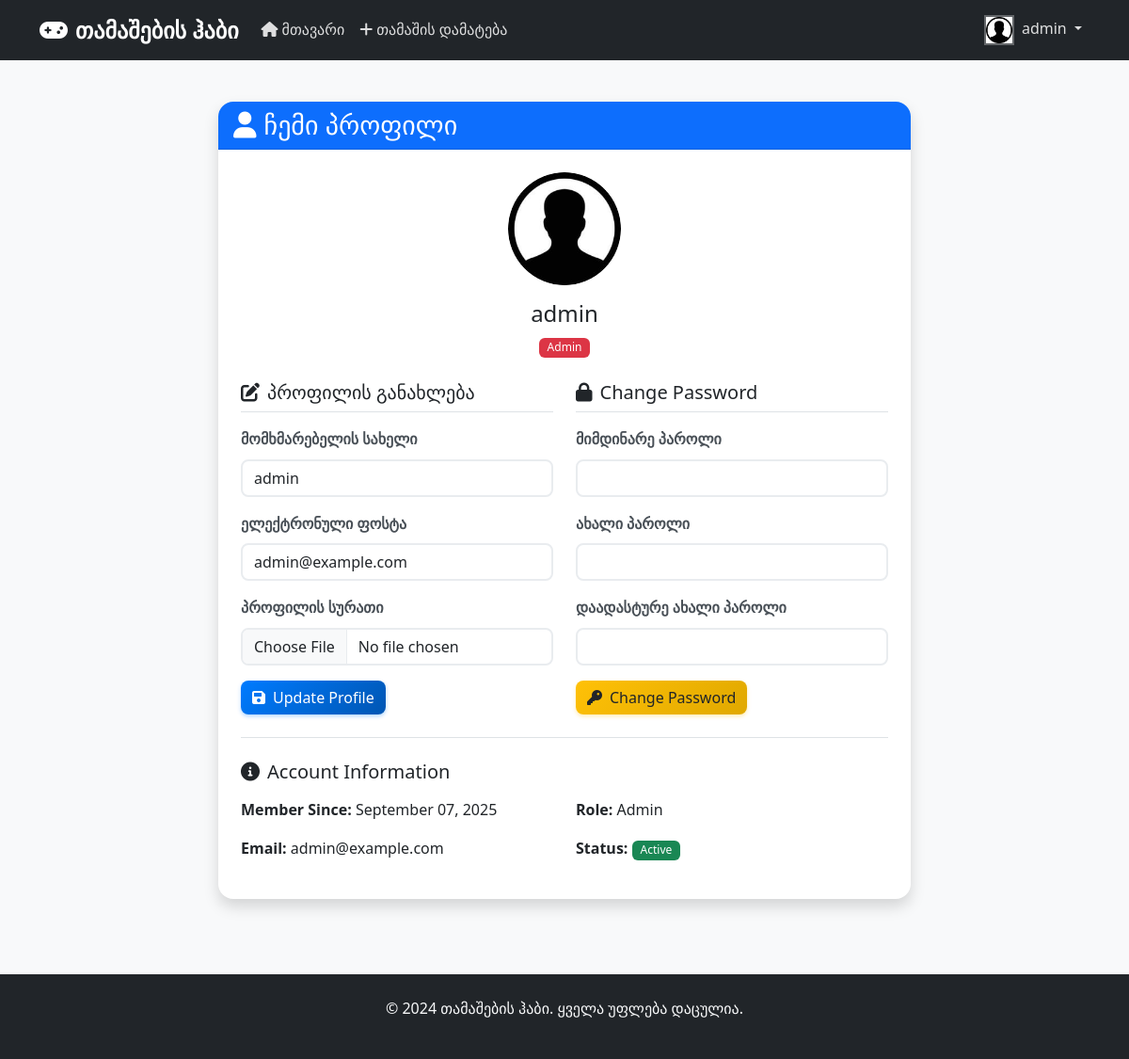
The app's page /profile (signed in) with its own data.
### models.py (models this page shows, shortened)
class User(UserMixin, db.Model):
    id = db.Column(db.Integer, primary_key=True)
    username = db.Column(db.String(80), unique=True, nullable=False)
    email = db.Column(db.String(120), unique=True, nullable=False)
    password_hash = db.Column(db.String(256), nullable=False)
    role = db.Column(db.String(20), default='user')  # user, moderator, admin
    profile_image = db.Column(db.String(120), default='default.jpg')
    created_at = db.Column(db.DateTime, default=datetime.utcnow)
    last_name_change = db.Column(db.DateTime)
    is_banned = db.Column(db.Boolean, default=False)
    ban_expires_at = db.Column(db.DateTime)
    comments = db.relationship('Comment', backref='user', lazy=True, cascade='all, delete-orphan')
    reactions = db.relationship('GameReaction', backref='user', lazy=True, cascade='all, delete-orphan')
    bans_issued = db.relationship('UserBan', foreign_keys='UserBan.banned_by_id', backref='banned_by', lazy=True)
    user_bans = db.relationship('UserBan', foreign_keys='UserBan.user_id', backref='banned_user', lazy=True)
    def can_change_username(self):
        if not self.last_name_change:
            return True
        return datetime.utcnow() > self.last_name_change + timedelta(days=30)
    def is_active_ban(self):
        if not self.is_banned:
            return False

### routes.py (the view, shortened to what this page needs)
@app.route('/profile', methods=['GET', 'POST'])
@login_required
def profile():
    if current_user.is_active_ban():
        flash('თქვენი ანგარიში დაბანილია.', 'danger')
        return redirect(url_for('index'))
    form = ProfileUpdateForm()
    password_form = PasswordChangeForm()
    if request.method == 'GET':
        form.username.data = current_user.username
        form.email.data = current_user.email
    return render_template('profile.html', form=form, password_form=password_form)

### forms.py
class ProfileUpdateForm(FlaskForm):
    username = StringField('მომხმარებელის სახელი', validators=[DataRequired(), Length(min=4, max=20)])
    email = StringField('ელექტრონული ფოსტა', validators=[DataRequired(), Email()])
    profile_image = FileField('პროფილის სურათი', validators=[FileAllowed(['jpg', 'png', 'jpeg', 'gif'])])

class PasswordChangeForm(FlaskForm):
    current_password = PasswordField('მიმდინარე პაროლი', validators=[DataRequired()])
    new_password = PasswordField('ახალი პაროლი', validators=[DataRequired(), Length(min=8)])
    confirm_password = PasswordField('დაადასტურე ახალი პაროლი', validators=[DataRequired(), EqualTo('new_password')])

### app.py (called while the page is built)
@login_manager.user_loader
def load_user(user_id):
    return User.query.get(int(user_id))

### routes.py (called while the page is built)
@app.context_processor
def utility_processor():
    return dict(format_datetime=format_datetime, can_manage_games=can_manage_games)

### templates/profile.html (shortened to what this page needs)
{% extends "base.html" %}
{% block content %}
<div class="row">
    <div class="col-md-8 mx-auto">
        <div class="card shadow">
            <div class="card-header bg-primary text-white">
                <h3 class="mb-0">
                    <i class="fas fa-user me-2"></i>ჩემი პროფილი
                </h3>
            </div>
            <div class="card-body p-4">
                <div class="text-center mb-4">
                    <img src="{{ url_for('static', filename='uploads/' + current_user.profile_image) }}"
                         alt="Profile Picture" class="profile-img-large rounded-circle mb-3">
                    <h4>{{ current_user.username }}</h4>
                    <span class="badge bg-{{ 'danger' if current_user.role == 'admin' else 'warning' if current_user.role == 'moderator' else 'primary' }}">
                        {{ current_user.role.title() }}
                    </span>
                </div>
                <div class="row">
                    <div class="col-md-6">
                        <h5 class="border-bottom pb-2 mb-3">
                            <i class="fas fa-edit me-2"></i>პროფილის განახლება
                        </h5>
                        <form method="POST" enctype="multipart/form-data">
                            <div class="mb-3">
                                {{ form.username.label(class="form-label") }}
                                {{ form.username(class="form-control") }}
                            </div>
                            <div class="mb-3">
                                {{ form.email.label(class="form-label") }}
                                {{ form.email(class="form-control") }}
                            </div>
                            <div class="mb-3">
                                {{ form.profile_image.label(class="form-label") }}
                                {{ form.profile_image(class="form-control") }}
                            </div>
                            <button type="submit" name="update_profile" class="btn btn-primary">
                                <i class="fas fa-save me-2"></i>Update Profile
                            </button>
                        </form>
                    </div>
                    <div class="col-md-6">
                        <h5 class="border-bottom pb-2 mb-3">
                            <i class="fas fa-lock me-2"></i>Change Password
                        </h5>
                        <form method="POST">
                            <div class="mb-3">
                                {{ password_form.current_password.label(class="form-label") }}
                                {{ password_form.current_password(class="form-control") }}
                            </div>
                            <div class="mb-3">
                                {{ password_form.new_password.label(class="form-label") }}
                                {{ password_form.new_password(class="form-control") }}
                            </div>
                            <div class="mb-3">
                                {{ password_form.confirm_password.label(class="form-label") }}
                                {{ password_form.confirm_password(class="form-control") }}
                            </div>
                            <button type="submit" name="change_password" class="btn btn-warning">
                                <i class="fas fa-key me-2"></i>Change Password
                            </button>
                        </form>
                    </div>
                </div>
                <div class="mt-4 pt-4 border-top">
                    <h5 class="mb-3">
                        <i class="fas fa-info-circle me-2"></i>Account Information
                    </h5>
                    <div class="row">
                        <div class="col-md-6">
                            <p><strong>Member Since:</strong> {{ current_user.created_at.strftime('%B %d, %Y') }}</p>
                            <p><strong>Email:</strong> {{ current_user.email }}</p>
                        </div>
                        <div class="col-md-6">
                            <p><strong>Role:</strong> {{ current_user.role.title() }}</p>
                            <p><strong>Status:</strong>
                                <span class="badge bg-{{ 'danger' if current_user.is_banned else 'success' }}">
                                    {{ 'Banned' if current_user.is_banned else 'Active' }}
                                </span>
                            </p>
                        </div>
                    </div>
                </div>
            </div>
        </div>
    </div>
</div>
{% endblock %}

### templates/base.html (shortened to what this page needs)
<!DOCTYPE html>
<html lang="en">
<head>
    <link href="https://cdn.jsdelivr.net/npm/bootstrap@5.3.0/dist/css/bootstrap.min.css" rel="stylesheet">
    <link href="https://cdnjs.cloudflare.com/ajax/libs/font-awesome/6.0.0/css/all.min.css" rel="stylesheet">
    <link href="{{ url_for('static', filename='css/style.css') }}" rel="stylesheet">
</head>
<body>
    <nav class="navbar navbar-expand-lg navbar-dark bg-dark fixed-top">
        <div class="container">
            <a class="navbar-brand fw-bold" href="{{ url_for('index') }}">
                <i class="fas fa-gamepad me-2"></i>თამაშების ჰაბი
            </a>
            <div class="collapse navbar-collapse" id="navbarNav">
                <ul class="navbar-nav me-auto">
                    <li class="nav-item">
                        <a class="nav-link" href="{{ url_for('index') }}">
                            <i class="fas fa-home me-1"></i>მთავარი
                        </a>
                    </li>
                    {% if current_user.is_authenticated and current_user.role in ['moderator', 'admin'] %}
                    <li class="nav-item">
                        <a class="nav-link" href="{{ url_for('add_game') }}">
                            <i class="fas fa-plus me-1"></i>თამაშის დამატება
                        </a>
                    </li>
                    {% endif %}
                </ul>
                <ul class="navbar-nav">
                    {% if current_user.is_authenticated %}
                        <li class="nav-item dropdown">
                            <a class="nav-link dropdown-toggle" href="#" id="navbarDropdown" role="button" data-bs-toggle="dropdown">
                                <img src="{{ url_for('static', filename='uploads/' + current_user.profile_image) }}"
                                     alt="Profile" class="profile-img-nav me-1">
                                {{ current_user.username }}
                            </a>
                        </li>
                    {% endif %}
                </ul>
            </div>
        </div>
    </nav>
    <main class="main-content">
        <div class="container">
            {% block content %}{% endblock %}
        </div>
    </main>
    <footer class="bg-dark text-light py-4 mt-5">
        <div class="container text-center">
            <p>&copy; 2024 თამაშების ჰაბი. ყველა უფლება დაცულია.</p>
        </div>
    </footer>
</body>
</html>

### static/css/style.css (style rules this page uses)
:root { --primary-color: #007bff; --secondary-color: #6c757d; --success-color: #28a745; --danger-color: #dc3545; --warning-color: #ffc107; --info-color: #17a2b8; --dark-color: #343a40; --light-color: #f8f9fa; --gaming-gradient: linear-gradient(135deg, #667eea 0%, #764ba2 100%); --card-shadow: 0 0.125rem 0.25rem rgba(0, 0, 0, 0.075); --card-shadow-hover: 0 0.5rem 1rem rgba(0, 0, 0, 0.15); }
body { font-family: 'Segoe UI', Tahoma, Geneva, Verdana, sans-serif; background-color: #f8f9fa; line-height: 1.6; padding-top: 76px; }
.main-content { min-height: calc(100vh - 200px); padding: 2rem 0; }
.navbar-brand { font-size: 1.5rem; font-weight: 700; }
.navbar-dark .navbar-nav .nav-link { color: rgba(255, 255, 255, 0.85); transition: color 0.3s ease; }
.profile-img-nav { width: 32px; height: 32px; object-fit: cover; border: 2px solid rgba(255, 255, 255, 0.3); }
.profile-img-large { width: 120px; height: 120px; object-fit: cover; }
.card { border: none; border-radius: 1rem; box-shadow: var(--card-shadow); transition: transform 0.2s ease, box-shadow 0.2s ease; }
.card-header { border-radius: 1rem 1rem 0 0 !important; border-bottom: 1px solid rgba(0, 0, 0, 0.125); background-color: rgba(0, 0, 0, 0.03); }
.btn { border-radius: 0.5rem; font-weight: 500; transition: all 0.3s ease; border: none; }
.btn-primary { background: linear-gradient(135deg, #007bff 0%, #0056b3 100%); box-shadow: 0 2px 4px rgba(0, 123, 255, 0.3); }
.btn-warning { background: linear-gradient(135deg, #ffc107 0%, #e0a800 100%); box-shadow: 0 2px 4px rgba(255, 193, 7, 0.3); color: #212529; }
.form-control, .form-select { border-radius: 0.5rem; border: 2px solid #e9ecef; transition: border-color 0.3s ease, box-shadow 0.3s ease; }
.form-label { font-weight: 600; color: #495057; margin-bottom: 0.5rem; }
.badge { font-size: 0.75em; font-weight: 500; padding: 0.375em 0.75em; border-radius: 0.375rem; }
.fade-in { animation: fadeIn 0.5s ease-in; }
footer { margin-top: auto; background-color: var(--dark-color) !important; }

### records on screen
User: profile_image (placeholder picture), username "admin", role "Admin", email "admin@example.com", created_at "September 07, 2025", is_banned "Active"

### other values on screen
{{ password_form.current_password.label(class="form-label") }} "მიმდინარე პაროლი"
{{ password_form.new_password.label(class="form-label") }} "ახალი პაროლი"
{{ password_form.confirm_password.label(class="form-label") }} "დაადასტურე ახალი პაროლი"
